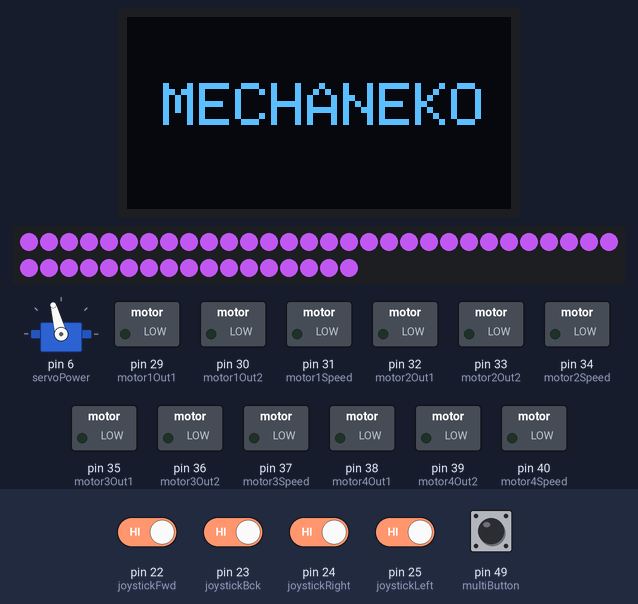
This sketch was run on a simulated Arduino Mega 2560, built with avr-gcc and run on an emulated ATmega2560. Parts: 128×64 one-colour display, servo, 47 RGB LEDs in strip order, left to right, continuing on the next row, switched loads named in the sketch (green lamp = pin HIGH). The test bench sets the inputs (shaded band); at power-on: pin 22 (joystickFwd), pin 23 (joystickBck), pin 24 (joystickRight), pin 25 (joystickLeft), pin 49 (multiButton) HIGH. Pins used as bus, display or sensor lines are not drawn; what the sketch prints to the serial monitor is not drawn.

Above: at 1.2 s.
1.3 s: pin 49 (multiButton) pulled LOW for 0.15 s
At 2.0 s:
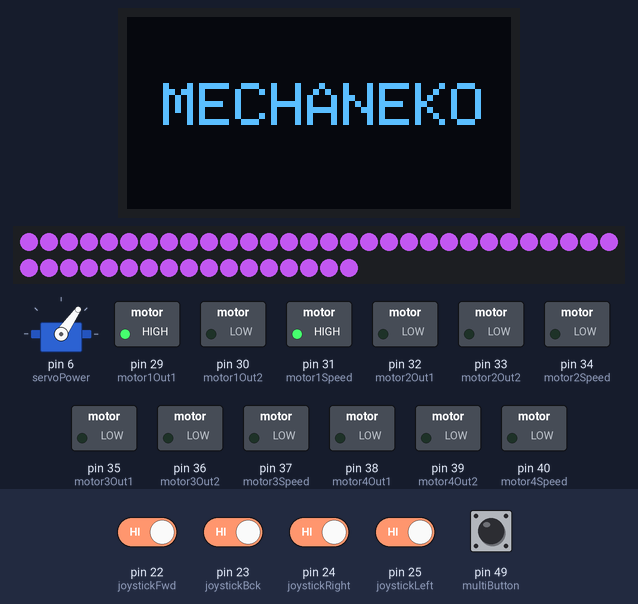
4.4 s: pin 22 (joystickFwd) driven LOW and pin 23 (joystickBck) driven LOW
7.4 s: pin 22 (joystickFwd) driven HIGH
At 9.1 s:
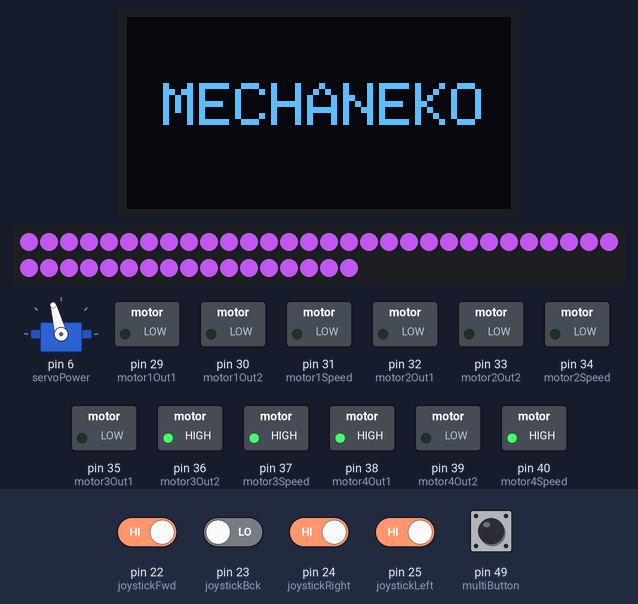
9.8 s: pin 22 (joystickFwd) driven LOW
At 11.0 s:
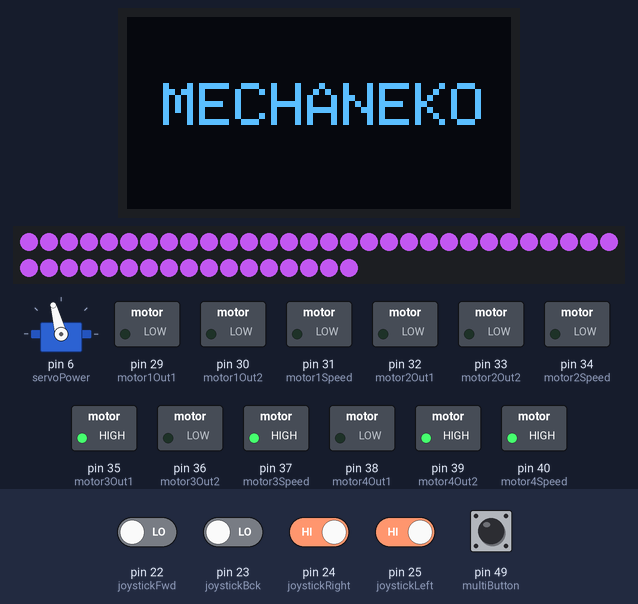
11.3 s: pin 49 (multiButton) pulled LOW for 1 s
At 12.5 s:
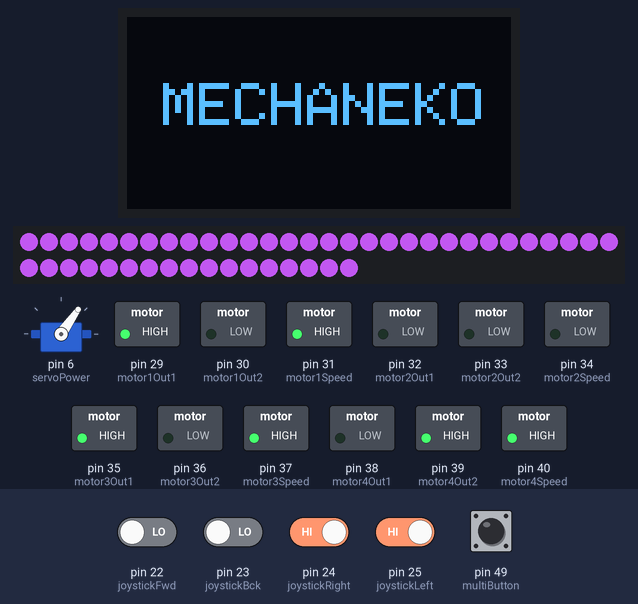
15.3 s: pin 22 (joystickFwd) driven HIGH and pin 23 (joystickBck) driven HIGH and pin 24 (joystickRight) driven LOW and pin 25 (joystickLeft) driven LOW and pin 49 (multiButton) driven LOW
At 19.6 s:
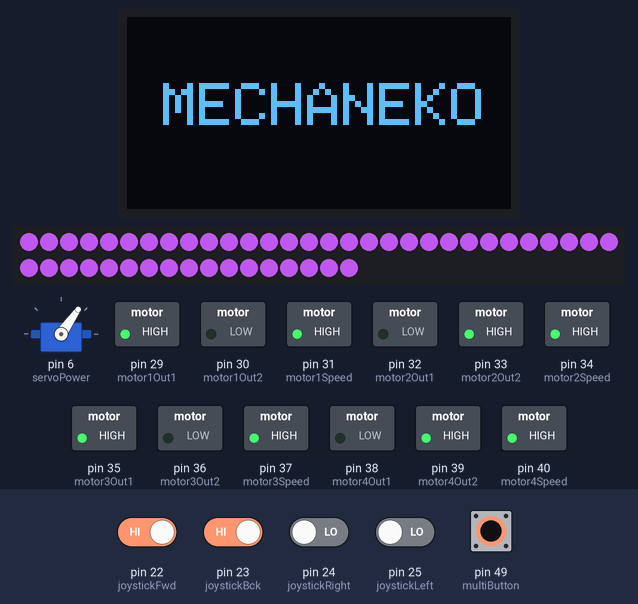
Timing chart, 0 to 22.9 s (numbered marks = the images above; inputs shaded):
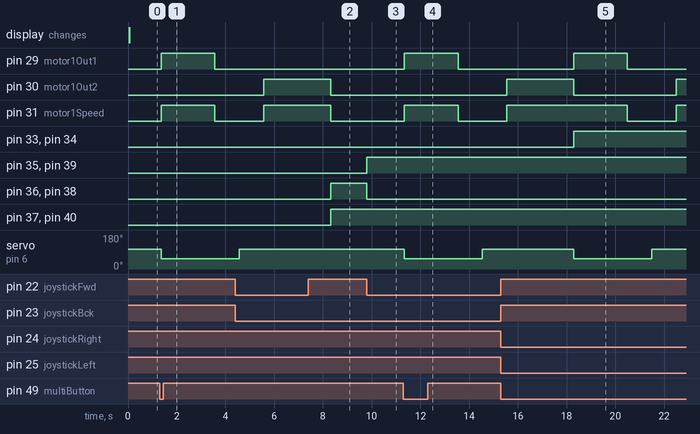

Measured:
- after the input at 1.3 s, pin 29 (motor1Out1), pin 31 (motor1Speed): LOW → HIGH after 0.06 s, → LOW 2.2 s later; servo on pin 6 (servoPower): 105° → 55° after 0.06 s
- after the input at 7.4 s, pin 35 (motor3Out1), pin 39 (motor4Out2): stays LOW (without the input it goes to HIGH after 0.91 s); pin 36 (motor3Out2), pin 38 (motor4Out1): LOW → HIGH after 0.91 s
- after the input at 9.8 s, pin 35 (motor3Out1), pin 39 (motor4Out2): LOW → HIGH at once; pin 36 (motor3Out2), pin 38 (motor4Out1): HIGH → LOW at once
- after the input at 11.3 s, pin 29 (motor1Out1), pin 31 (motor1Speed): LOW → HIGH at once, → LOW 2.2 s later; servo on pin 6 (servoPower): 105° → 55° at once, → 105° 3.2 s later
- after the input at 15.3 s, pin 29 (motor1Out1): LOW → HIGH after 3.0 s, → LOW 2.2 s later; pin 33 (motor2Out2), pin 34 (motor2Speed): LOW → HIGH after 3.0 s; servo on pin 6 (servoPower): 105° → 55° after 3.0 s, → 105° 3.2 s later

The sketch:

cardless-final.ino
```cpp
/*

Claw machine designed by MECHANEKO.
6-axis movement, no diagonal movement of the gantry (which uses "yellow gearbox" motors).
Uses RFID cards in lieu of coins (feature unavailable).

(c) 2024 Kevin Takamura, MECHANEKO
mechaneko.carrd.co

*/

#include <Servo.h>
#include <FastLED.h>
#include <SPI.h>
#include <Wire.h>
#include <Adafruit_GFX.h>
#include <Adafruit_SSD1306.h>

void lowerClaw();

// Button/claw controls
const int servoPower = 6;
const int multiButton = 49;
Servo clawServo;
int pos = 0;

// Digital output: Motors
// Motor 1 (Y axis; claw lift) pins
int motor1Out1 = 29;
int motor1Out2 = 30;
int motor1Speed = 31; // Speed control, 0-255
// Motor 2 (X axis; claw gantry) pins
int motor2Out1 = 32;
int motor2Out2 = 33;
int motor2Speed = 34; // Speed control, 0-255
// Motor 3 (Z axis; lower gantry) pins
int motor3Out1 = 35;
int motor3Out2 = 36;
int motor3Speed = 37; // Speed control, 0-255
// Motor 4 (Z axis; lower gantry) pins
int motor4Out1 = 38;
int motor4Out2 = 39;
int motor4Speed = 40; // Speed control, 0-255

// Joystick pins
int joystickBck = 23;
int joystickFwd = 22;
int joystickRight = 24;
int joystickLeft = 25;

// PWM output: OLED
#define OLED_MOSI  11 // SDA
#define OLED_CLK   12 // SCK
#define OLED_DC    9
#define OLED_CS    10
#define OLED_RESET 8  // RST
#define SCREEN_WIDTH 128 // OLED display width, in pixels
#define SCREEN_HEIGHT 64 // OLED display height, in pixels
Adafruit_SSD1306 display(SCREEN_WIDTH, SCREEN_HEIGHT,
  OLED_MOSI, OLED_CLK, OLED_DC, OLED_RESET, OLED_CS);

// Output: RGB strip
#define DATA_PIN 7
#define NUM_LEDS 47
CRGB leds[NUM_LEDS];

void setup(){
    // SSD1306_SWITCHCAPVCC = generate display voltage from 3.3V internally
    if(!display.begin(SSD1306_SWITCHCAPVCC)) {
        Serial.println(F("SSD1306 allocation failed"));
        for(;;); // Don't proceed, loop forever
    }

    display.clearDisplay();
    display.setTextSize(2);             // Normal 1:1 pixel scale
    display.setCursor(12,22);
    display.setTextColor(SSD1306_WHITE); // Draw 'inverse' text
    display.println("MECHANEKO");
    display.display();

    // Motor 1 pin modes
    pinMode(motor1Speed, OUTPUT);
    pinMode(motor1Out1, OUTPUT);
    pinMode(motor1Out2, OUTPUT);
    // Motor 2 pin modes
    pinMode(motor2Speed, OUTPUT);
    pinMode(motor2Out1, OUTPUT);
    pinMode(motor2Out2, OUTPUT);
    // Motor 3 pin modes
    pinMode(motor3Speed, OUTPUT);
    pinMode(motor3Out1, OUTPUT);
    pinMode(motor3Out2, OUTPUT);
    // Motor 4 pin modes
    pinMode(motor4Speed, OUTPUT);
    pinMode(motor4Out1, OUTPUT);
    pinMode(motor4Out2, OUTPUT);

    // Joystick pin modes
    pinMode(joystickBck, INPUT_PULLUP);
    pinMode(joystickFwd, INPUT_PULLUP);
    pinMode(joystickLeft, INPUT_PULLUP);
    pinMode(joystickRight, INPUT_PULLUP);

    // Button/claw pin modes
    pinMode(servoPower, OUTPUT);
    pinMode(multiButton, INPUT);
    digitalWrite(multiButton, INPUT_PULLUP);
    digitalWrite(servoPower, HIGH);

    clawServo.attach(6);
    clawServo.write(105);

    FastLED.addLeds<NEOPIXEL, DATA_PIN>(leds, NUM_LEDS);

    fill_solid(leds, NUM_LEDS, CRGB::CRGB(167, 75, 208));
    FastLED.show();

    Serial.begin(9600);

}

void loop(){
if(digitalRead(joystickFwd) == LOW){
        digitalWrite(motor3Out1, HIGH); // MOTOR 1 FORWARD ON
        digitalWrite(motor3Out2, LOW); // REVERSE OFF
        digitalWrite(motor3Speed, 255); // SPEED MAX
        digitalWrite(motor4Out1, LOW); // MOTOR 2 FORWARD OFF (must be opposite)
        digitalWrite(motor4Out2, HIGH); // REVERSE OFF
        digitalWrite(motor4Speed, 255); // SPEED MAX
        Serial.println("DOWN");

    } else if(digitalRead(joystickBck) == LOW){
        digitalWrite(motor3Out1, LOW); // MOTOR 1 FORWARD OFF
        digitalWrite(motor3Out2, HIGH); // REVERSE ON
        digitalWrite(motor3Speed, 255); // SPEED MAX
        digitalWrite(motor4Out1, HIGH); // MOTOR 2 FORWARD ON
        digitalWrite(motor4Out2, LOW); // REVERSE OFF
        digitalWrite(motor4Speed, 255); // SPEED MAX
        Serial.println("UP");

    } else if(digitalRead(joystickLeft) == LOW){
        digitalWrite(motor2Out1, LOW); // MOTOR 1 FORWARD OFF
        digitalWrite(motor2Out2, HIGH); // REVERSE ON
        digitalWrite(motor2Speed, 255); // SPEED MAX
        Serial.println("LEFT");

    } else if(digitalRead(joystickRight) == LOW){
        digitalWrite(motor2Out1, HIGH); // MOTOR 1 FORWARD OFF
        digitalWrite(motor2Out2, LOW); // REVERSE ON
        digitalWrite(motor2Speed, 255); // SPEED MAX
        Serial.println("RIGHT");

    } else if(digitalRead(joystickFwd) == LOW && digitalRead(joystickLeft) == LOW){
        digitalWrite(motor3Out1, HIGH); // MOTOR 1 FORWARD ON
        digitalWrite(motor3Out2, LOW); // REVERSE OFF
        digitalWrite(motor3Speed, 255); // SPEED MAX
        digitalWrite(motor4Out1, LOW); // MOTOR 2 FORWARD OFF (must be opposite)
        digitalWrite(motor4Out2, HIGH); // REVERSE OFF
        digitalWrite(motor4Speed, 255); // SPEED MAX

        digitalWrite(motor2Out1, LOW); // MOTOR 1 FORWARD OFF
        digitalWrite(motor2Out2, HIGH); // REVERSE ON
        digitalWrite(motor2Speed, 255); // SPEED MAX
        Serial.println("UP LEFT");

    } else if(digitalRead(joystickFwd) == LOW && digitalRead(joystickRight) == LOW){
        digitalWrite(motor3Out1, HIGH); // MOTOR 1 FORWARD ON
        digitalWrite(motor3Out2, LOW); // REVERSE OFF
        digitalWrite(motor3Speed, 255); // SPEED MAX
        digitalWrite(motor4Out1, LOW); // MOTOR 2 FORWARD OFF (must be opposite)
        digitalWrite(motor4Out2, HIGH); // REVERSE OFF
        digitalWrite(motor4Speed, 255); // SPEED MAX

        digitalWrite(motor2Out1, HIGH); // MOTOR 1 FORWARD OFF
        digitalWrite(motor2Out2, LOW); // REVERSE ON
        digitalWrite(motor2Speed, 255); // SPEED MAX
        Serial.println("UP RIGHT");

    } else if(digitalRead(joystickBck) == LOW && digitalRead(joystickLeft) == LOW){
        digitalWrite(motor3Out1, LOW); // MOTOR 1 FORWARD OFF
        digitalWrite(motor3Out2, HIGH); // REVERSE ON
        digitalWrite(motor3Speed, 255); // SPEED MAX
        digitalWrite(motor4Out1, HIGH); // MOTOR 2 FORWARD ON
        digitalWrite(motor4Out2, LOW); // REVERSE OFF
        digitalWrite(motor4Speed, 255); // SPEED MAX

        digitalWrite(motor2Out1, LOW); // MOTOR 1 FORWARD OFF
        digitalWrite(motor2Out2, HIGH); // REVERSE ON
        digitalWrite(motor2Speed, 255); // SPEED MAX
        Serial.println("UP LEFT");

    } else if(digitalRead(joystickBck) == LOW && digitalRead(joystickRight) == LOW){
        digitalWrite(motor3Out1, LOW); // MOTOR 1 FORWARD OFF
        digitalWrite(motor3Out2, HIGH); // REVERSE ON
        digitalWrite(motor3Speed, 255); // SPEED MAX
        digitalWrite(motor4Out1, HIGH); // MOTOR 2 FORWARD ON
        digitalWrite(motor4Out2, LOW); // REVERSE OFF
        digitalWrite(motor4Speed, 255); // SPEED MAX

        digitalWrite(motor2Out1, HIGH); // MOTOR 1 FORWARD OFF
        digitalWrite(motor2Out2, LOW); // REVERSE ON
        digitalWrite(motor2Speed, 255); // SPEED MAX
        Serial.println("UP RIGHT");

    } else {
        digitalWrite(motor2Out1, LOW); // MOTOR 1/X FORWARD OFF
        digitalWrite(motor2Out2, LOW); // REVERSE OFF
        digitalWrite(motor2Speed, 0); // SPEED MIN

        digitalWrite(motor3Out1, LOW); // MOTOR 2/Y FORWARD OFF
        digitalWrite(motor3Out2, LOW); // REVERSE OFF
        digitalWrite(motor3Speed, 0); // SPEED MIN

        digitalWrite(motor4Out1, LOW); // MOTOR 2/Y FORWARD OFF
        digitalWrite(motor4Out2, LOW); // REVERSE OFF
        digitalWrite(motor4Speed, 0); // SPEED MIN

        Serial.println("CENTER");
        delay(100);

    }

    if(digitalRead(multiButton) == LOW){
        Serial.println("BUTTON PRESSED");
        lowerClaw();

    } else{
        // Serial.println("WAITING");
    }
}

void lowerClaw(){
    Serial.println("CLAW OPENING");
    clawServo.write(55);
    Serial.println("GOING DOWN");
    digitalWrite(motor1Out1, HIGH);
    digitalWrite(motor1Out2, LOW);
    digitalWrite(motor1Speed, 255);
    delay(2200);

    Serial.println("STOPPING AT BOTTOM");
    digitalWrite(motor1Out1, LOW);
    digitalWrite(motor1Out2, LOW);
    digitalWrite(motor1Speed, 0);
    delay(1000);

    Serial.println("CLAW CLOSING");
    clawServo.write(105);
    delay(1000);

    Serial.println("GOING UP");
    digitalWrite(motor1Out1, LOW);
    digitalWrite(motor1Out2, HIGH);
    digitalWrite(motor1Speed, 255);
    delay(2750);

    Serial.println("STOPPING AT TOP");
    digitalWrite(motor1Out1, LOW);
    digitalWrite(motor1Out2, LOW);
    digitalWrite(motor1Speed, 0);
}
```
